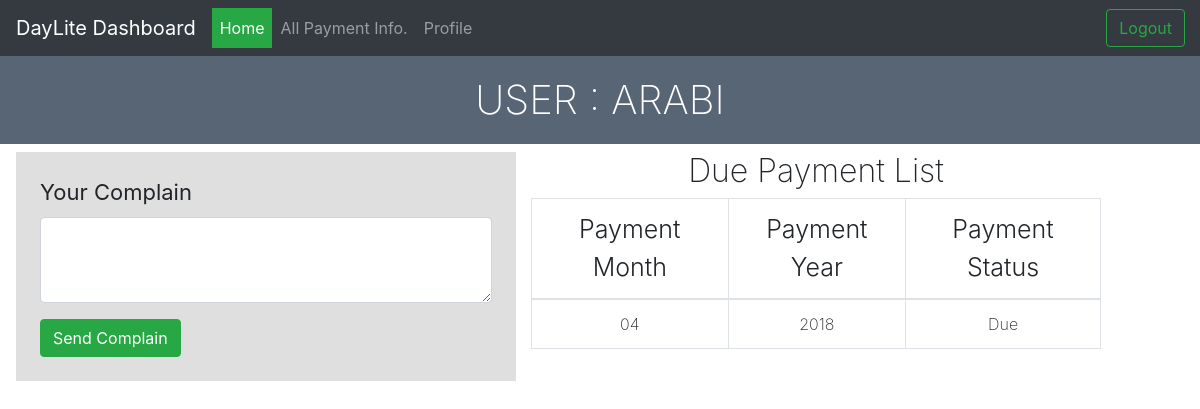
The page /page/customer_home.php (signed in) on the database its author committed.
### tables this page shows
CREATE TABLE `customer_payments` (
  `payment_id` int(11) NOT NULL,
  `customer_id` int(11) NOT NULL,
  `pay_month` text NOT NULL,
  `pay_year` text NOT NULL,
  `payment_status` text
);

### page/customer_home.php (the view, shortened to what this page needs)
<!DOCTYPE html>
<html lang="en">
<head>
    <link rel="stylesheet" href="https://maxcdn.bootstrapcdn.com/bootstrap/4.0.0/css/bootstrap.min.css">
    <link rel="stylesheet" type="text/css" href="../css/page_css/customer_home.css">
</head>
<body>
    <div id="full-page">
        <section>
            <nav class="navbar navbar-expand-lg navbar-dark bg-dark">
                <a id="logo" class="navbar-brand" href="#">DayLite Dashboard</a>
                <div class="collapse navbar-collapse" id="navbarNav">
                    <ul class="navbar-nav">
                        <li class="nav-item active" id="dash-board">
                            <a class="nav-link" href="customer_home.php">Home <span class="sr-only">(current)</span></a>
                        </li>
                        <li class="nav-item" id="Manage-Customer">
                            <a class="nav-link" href="customer_payment_info.php">All Payment Info.</a>
                        </li>
                        <li class="nav-item">
                            <a class="nav-link" href="user_profile.php">Profile</a>
                        </li>
                    </ul>
                    <form class="form-inline" action="../backend/user_logout.php">
                        <button id="logout-btn" class="btn btn-outline-success" type="submit">Logout</button>
                    </form>
                </div>
            </nav>
        </section>
        <div id="header">
            <h1>User : <?php echo $_SESSION["username"] ?> </h1>
        </div>
        <section id="main-content" class="container-fluid">
            <div class="row">
                <div id="send-complain" class="col-5">
                    <form action="customer_home.php" method="POST">
                        <div class="form-group">
                            <label id="complain-p">Your Complain</label>
                            <textarea class="form-control" name="myComplain" rows="3"></textarea>
                        </div>
                        <button type="submit" name="submit_complainBtn" class="btn btn-success">Send Complain</button>
                    </form>
                </div>
                <div id="my-due-payment" class="col-6">
                    <h2>Due Payment List</h2>
                    <table class="table table-bordered table-hover">
                        <thead>
                            <tr>
                                <th scope="col" class="table-header">Payment Month</th>
                                <th scope="col" class="table-header">Payment Year</th>
                                <th scope="col" class="table-header">Payment Status</th>
                            </tr>
                        </thead>
                        <tbody>
                            <?php
                                include "../backend/dbConnection.php";
                                $customerid = $_SESSION['userid'];
                                $sql = "SELECT * FROM customer_payments WHERE customer_id=$customerid AND payment_status='Due' ";
                                $result = mysqli_query($link, $sql);
                                if (mysqli_num_rows($result) > 0) {
                                    while( $row = mysqli_fetch_assoc($result) ) {
                                        echo "
                                            <tr>
                                                <td class='thisbtn'> ".$row['pay_month']." </td>
                                                <td class='thisbtn'> ".$row['pay_year']." </td>
                                                <td class='thisbtn'> ".$row['payment_status']." </td>
                                            </tr>
                                            ";
                                    }
                                } else {
                                    echo "<tr>
                                            <td>0 results</td>
                                        </tr>";
                                }
                            ?>
                        </tbody>
                    </table>
                </div>
            </div>
        </section>
    </div>
</body>
</html>

### css/page_css/customer_home.css (style rules this page uses)
#navbarNav li { transition: background-color 0.9s, border-color 0.9s; }
#logout-btn { position: absolute; right: 15px; }
#dash-board { background-color: #28a745; }
#header { text-align: center; background-color:#576574; color: #ffffff; }
#header h1 { padding: 20px; font-weight: 200; text-transform: uppercase; }
#send-complain { background-color: #dfdfdf; padding: 24px; margin-left: 16px; }
#my-due-payment h2 { font-weight: 200; text-align: center; }
.thisbtn { text-align: center; font-weight: 200; }
.table-header { text-align: center; font-size: 25px; font-weight: 300; }
#complain-p { font-size: 22px; }

### rows shown on the page
customer_payments: pay_month "04", pay_year "2018", payment_status "Due"

### other values the page prints
$_SESSION["username"] "ARABI"
